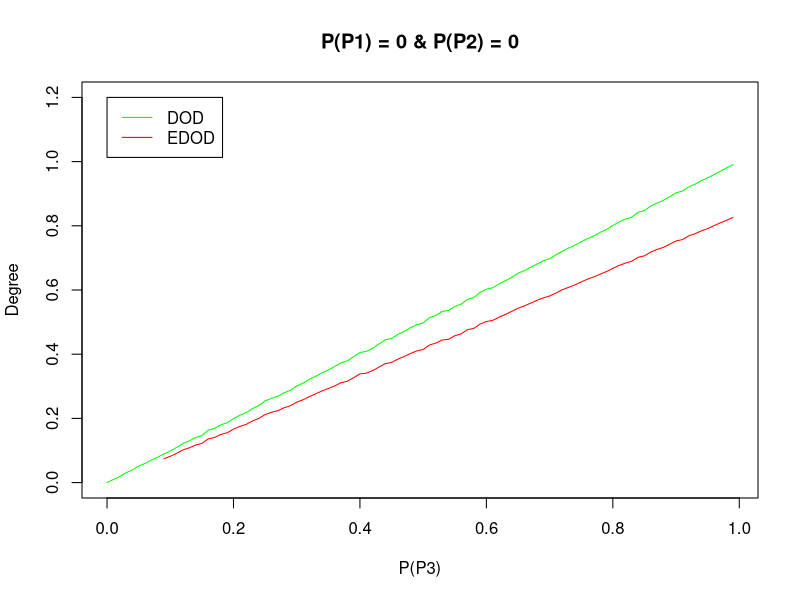

R code for this plot:
pP0 <- c(1.0,0.99,0.98,0.97,0.96,0.95,0.94,0.9299999999999999,0.92,0.91,0.9,0.89,0.88,0.87,0.86,0.85,0.84,0.83,0.82,0.8099999999999999,0.7999999999999999,0.7899999999999999,0.7799999999999999,0.7699999999999999,0.7599999999999999,0.75,0.74,0.73,0.72,0.71,0.7,0.69,0.6799999999999999,0.6699999999999999,0.6599999999999999,0.6499999999999999,0.6399999999999999,0.6299999999999999,0.6199999999999999,0.6099999999999999,0.5999999999999999,0.5899999999999999,0.5799999999999998,0.5699999999999998,0.5599999999999998,0.5499999999999998,0.5399999999999998,0.5299999999999998,0.5199999999999998,0.5099999999999998,0.4999999999999998,0.48999999999999977,0.47999999999999976,0.46999999999999975,0.45999999999999974,0.44999999999999973,0.4399999999999997,0.4299999999999997,0.4199999999999997,0.4099999999999997,0.3999999999999997,0.3899999999999997,0.37999999999999967,0.36999999999999966,0.35999999999999965,0.34999999999999964,0.33999999999999964,0.3299999999999996,0.3199999999999996,0.3099999999999996,0.2999999999999996,0.2899999999999996,0.2799999999999996,0.2699999999999996,0.25999999999999956,0.24999999999999956,0.23999999999999955,0.22999999999999954,0.21999999999999953,0.20999999999999952,0.1999999999999995,0.1899999999999995,0.1799999999999995,0.16999999999999948,0.15999999999999948,0.14999999999999947,0.13999999999999946,0.12999999999999945,0.11999999999999944,0.10999999999999943,0.09999999999999942,0.08999999999999941,0.0799999999999994,0.0699999999999994,0.05999999999999939,0.04999999999999938,0.03999999999999937,0.02999999999999936,0.01999999999999935,0.009999999999999343)
pP1 <- c(0.0,0.0,0.0,0.0,0.0,0.0,0.0,0.0,0.0,0.0,0.0,0.0,0.0,0.0,0.0,0.0,0.0,0.0,0.0,0.0,0.0,0.0,0.0,0.0,0.0,0.0,0.0,0.0,0.0,0.0,0.0,0.0,0.0,0.0,0.0,0.0,0.0,0.0,0.0,0.0,0.0,0.0,0.0,0.0,0.0,0.0,0.0,0.0,0.0,0.0,0.0,0.0,0.0,0.0,0.0,0.0,0.0,0.0,0.0,0.0,0.0,0.0,0.0,0.0,0.0,0.0,0.0,0.0,0.0,0.0,0.0,0.0,0.0,0.0,0.0,0.0,0.0,0.0,0.0,0.0,0.0,0.0,0.0,0.0,0.0,0.0,0.0,0.0,0.0,0.0,0.0,0.0,0.0,0.0,0.0,0.0,0.0,0.0,0.0,0.0)
pP2 <- c(0.0,0.0,0.0,0.0,0.0,0.0,0.0,0.0,0.0,0.0,0.0,0.0,0.0,0.0,0.0,0.0,0.0,0.0,0.0,0.0,0.0,0.0,0.0,0.0,0.0,0.0,0.0,0.0,0.0,0.0,0.0,0.0,0.0,0.0,0.0,0.0,0.0,0.0,0.0,0.0,0.0,0.0,0.0,0.0,0.0,0.0,0.0,0.0,0.0,0.0,0.0,0.0,0.0,0.0,0.0,0.0,0.0,0.0,0.0,0.0,0.0,0.0,0.0,0.0,0.0,0.0,0.0,0.0,0.0,0.0,0.0,0.0,0.0,0.0,0.0,0.0,0.0,0.0,0.0,0.0,0.0,0.0,0.0,0.0,0.0,0.0,0.0,0.0,0.0,0.0,0.0,0.0,0.0,0.0,0.0,0.0,0.0,0.0,0.0,0.0)
pP3 <- c(0.0,0.01,0.02,0.03,0.04,0.05,0.060000000000000005,0.07,0.08,0.09,0.09999999999999999,0.10999999999999999,0.11999999999999998,0.12999999999999998,0.13999999999999999,0.15,0.16,0.17,0.18000000000000002,0.19000000000000003,0.20000000000000004,0.21000000000000005,0.22000000000000006,0.23000000000000007,0.24000000000000007,0.25000000000000006,0.26000000000000006,0.2700000000000001,0.2800000000000001,0.2900000000000001,0.3000000000000001,0.3100000000000001,0.3200000000000001,0.3300000000000001,0.34000000000000014,0.35000000000000014,0.36000000000000015,0.37000000000000016,0.38000000000000017,0.3900000000000002,0.4000000000000002,0.4100000000000002,0.4200000000000002,0.4300000000000002,0.4400000000000002,0.45000000000000023,0.46000000000000024,0.47000000000000025,0.48000000000000026,0.49000000000000027,0.5000000000000002,0.5100000000000002,0.5200000000000002,0.5300000000000002,0.5400000000000003,0.5500000000000003,0.5600000000000003,0.5700000000000003,0.5800000000000003,0.5900000000000003,0.6000000000000003,0.6100000000000003,0.6200000000000003,0.6300000000000003,0.6400000000000003,0.6500000000000004,0.6600000000000004,0.6700000000000004,0.6800000000000004,0.6900000000000004,0.7000000000000004,0.7100000000000004,0.7200000000000004,0.7300000000000004,0.7400000000000004,0.7500000000000004,0.7600000000000005,0.7700000000000005,0.7800000000000005,0.7900000000000005,0.8000000000000005,0.8100000000000005,0.8200000000000005,0.8300000000000005,0.8400000000000005,0.8500000000000005,0.8600000000000005,0.8700000000000006,0.8800000000000006,0.8900000000000006,0.9000000000000006,0.9100000000000006,0.9200000000000006,0.9300000000000006,0.9400000000000006,0.9500000000000006,0.9600000000000006,0.9700000000000006,0.9800000000000006,0.9900000000000007)
edod <- c(NaN,NaN,NaN,NaN,NaN,NaN,NaN,NaN,NaN,0.07471949999999995,0.08186422,0.09123390000000002,0.10178267999999988,0.10833856000000008,0.11697690000000009,0.12192389999999997,0.13618624000000007,0.14043052,0.15020106000000016,0.15528856,0.16639188000000005,0.17495876000000005,0.18120521999999983,0.19197363999999986,0.19982086000000024,0.21193667999999982,0.21893001999999998,0.2238356600000001,0.23314303999999983,0.2394481199999999,0.25056405999999987,0.25798266000000014,0.2681945400000001,0.27635372000000014,0.28558500000000026,0.2930302600000002,0.3010803800000001,0.3112485000000003,0.3156397599999997,0.32696131999999994,0.33864368,0.3408941799999999,0.34888636000000006,0.3596255800000002,0.37058847999999994,0.3741087599999999,0.3847130999999998,0.39263191999999986,0.4023037199999997,0.4102488800000005,0.4145415399999998,0.42868510000000076,0.43450637999999986,0.4442147799999998,0.4463182400000002,0.4574563399999999,0.4632874799999999,0.4762487999999999,0.4803336199999998,0.4939119399999998,0.5016566600000003,0.50544836,0.51527042,0.5238907399999997,0.5332574400000003,0.5432387799999995,0.5505018199999998,0.5591542599999998,0.5677260799999996,0.5755345799999999,0.58126104,0.5904181400000005,0.6010221199999995,0.6082412799999997,0.6158135000000001,0.62511522,0.6338838199999995,0.640966879999999,0.6493736199999992,0.6575004000000002,0.66756984,0.6766413400000003,0.6837949200000001,0.6898328799999998,0.70187194,0.7063894000000003,0.7182384999999997,0.7265799599999998,0.7327422800000001,0.7427637999999999,0.7528334200000001,0.7569596999999997,0.76866988,0.7752650400000001,0.7842986399999998,0.7910996999999999,0.8006426399999998,0.8091519800000003,0.8171114000000003,0.8260846999999999)
dod <- c(0.0,0.009679999999999946,0.018979999999999893,0.030659999999999826,0.03967999999999989,0.051619999999999874,0.05955999999999993,0.07011999999999995,0.07913999999999999,0.08954000000000001,0.09820000000000008,0.10956000000000014,0.12176000000000003,0.13001999999999997,0.14032000000000014,0.14644000000000018,0.16340000000000016,0.16868000000000008,0.18010000000000023,0.18621999999999997,0.19934000000000004,0.20971999999999985,0.21806000000000003,0.23043999999999987,0.23985999999999988,0.25426000000000004,0.2626,0.2688399999999999,0.2799000000000001,0.28753999999999985,0.30120000000000025,0.30976000000000037,0.32192000000000054,0.3311600000000002,0.34192,0.3513200000000001,0.3615399999999999,0.3731000000000002,0.37925999999999976,0.3922800000000001,0.4052600000000001,0.4087599999999998,0.4185999999999994,0.4316799999999992,0.4447799999999994,0.4490599999999998,0.46173999999999954,0.4708599999999999,0.48274000000000006,0.4917,0.49736000000000014,0.5137800000000001,0.52068,0.5331200000000005,0.536320000000001,0.5487200000000003,0.5558400000000003,0.5706399999999998,0.5764199999999999,0.5928600000000002,0.6023600000000006,0.6069000000000009,0.6184800000000005,0.6288400000000001,0.6393600000000004,0.6522399999999998,0.6600799999999999,0.6708400000000003,0.6805800000000003,0.6908799999999998,0.6975999999999997,0.7092999999999997,0.7207200000000007,0.7306200000000005,0.73968,0.7500200000000002,0.7601799999999999,0.768299999999999,0.7794799999999997,0.7885599999999995,0.8011399999999999,0.8119800000000003,0.8209799999999998,0.8272399999999988,0.84218,0.8475399999999998,0.8617400000000006,0.87082,0.8793399999999991,0.8906799999999995,0.90272,0.9082800000000001,0.9209800000000005,0.9295800000000011,0.9408200000000005,0.9493999999999997,0.9596600000000021,0.9701400000000026,0.9802000000000043,0.9905400000000039)
plot(pP3, edod, col = "red", ylim=c(0,1.2), main="P(P1) = 0 & P(P2) = 0", xlab="P(P3)", ylab="Degree", type="l")
lines(pP3, dod, col = "green")
legend(0,1.2,c("DOD", "EDOD"), col=c("green", "red"), lty=1)